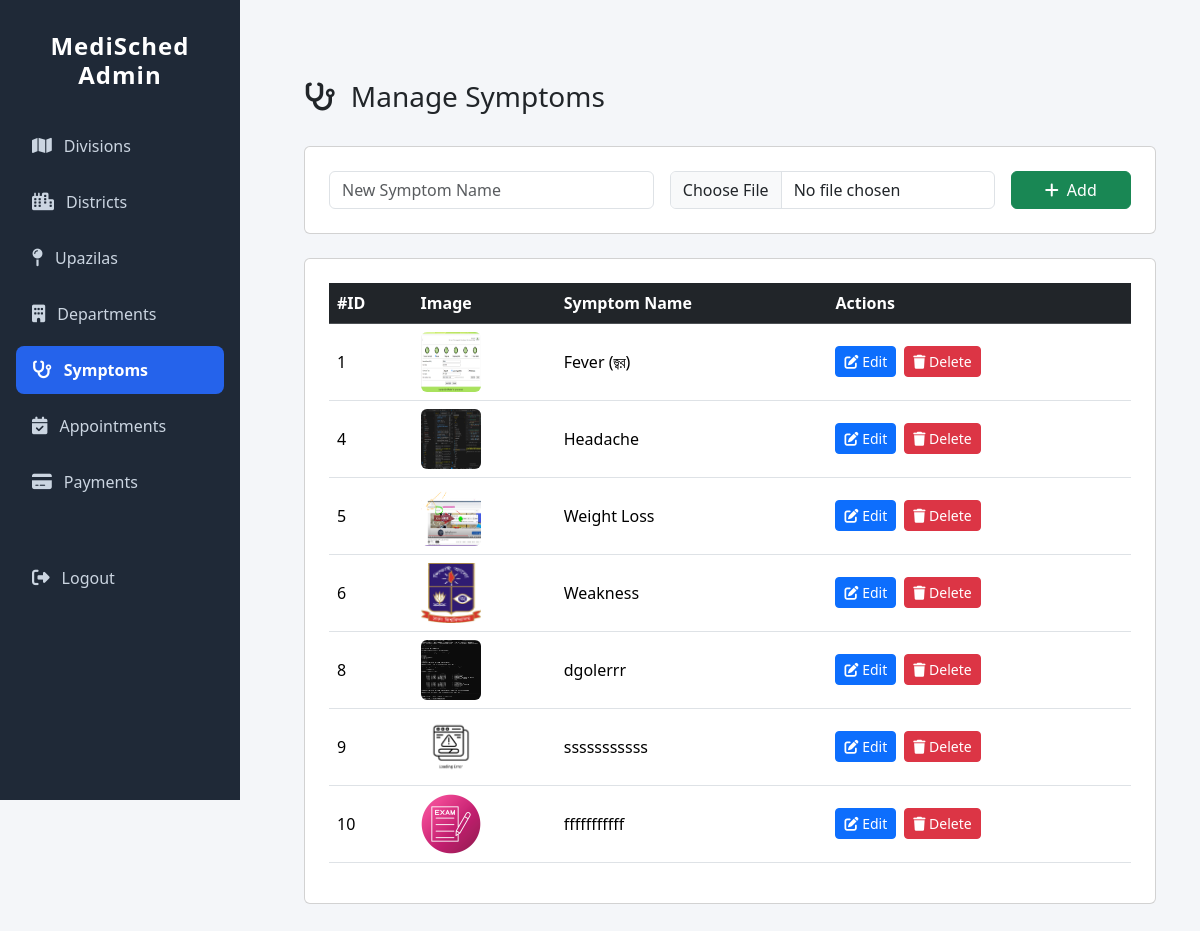
/adminapp/symptoms/, run on the app's committed database.
### adminapp/models.py (models this page shows, shortened)
class Symptom(models.Model):
    symptom_name = models.CharField(max_length=100, unique=True)
    symptom_image = models.ImageField(upload_to='symptoms/', blank=True, null=True)

### adminapp/views.py (the view)
# urls.py: path('symptoms/', views.symptom_list, name='symptom_list'),
def symptom_list(request):
    symptoms = Symptom.objects.all()
    return render(request, 'adminapp/symptom_list.html', {'symptoms': symptoms})

### adminapp/templates/adminapp/symptom_list.html (shortened to what this page needs)
{% extends 'adminapp/base_admin.html' %}
{% load static %}
{% block content %}
<div class="container mt-5">
  <div class="d-flex justify-content-between align-items-center mb-4">
    <h3><i class="fa-solid fa-stethoscope me-2"></i> Manage Symptoms</h3>
  </div>
  <div class="card p-4 mb-4">
    <form method="POST" action="{% url 'add_symptom' %}" class="row g-3" enctype="multipart/form-data">
      <div class="col-md-5">
        <input type="text" name="symptom_name" class="form-control" placeholder="New Symptom Name" required>
      </div>
      <div class="col-md-5">
        <input type="file" name="symptom_image" class="form-control" accept="image/*">
      </div>
      <div class="col-md-2 d-grid">
        <button class="btn btn-success"><i class="fa-solid fa-plus me-2"></i>Add</button>
      </div>
    </form>
  </div>
  <div class="card p-4">
    <div class="table-responsive">
      <table class="table table-hover align-middle">
        <thead class="table-dark">
          <tr>
            <th>#ID</th>
            <th>Image</th>
            <th>Symptom Name</th>
            <th>Actions</th>
          </tr>
        </thead>
        <tbody>
          {% for sym in symptoms %}
          <tr>
            <td>{{ sym.id }}</td>
            <td>
              {% if sym.symptom_image %}
              {% if sym.symptom_image %}
    <img src="{{ sym.symptom_image.url }}" alt="{{ sym.symptom_name }}" width="60" height="60" class="rounded">
{% else %}
    <img src="{% static 'img/no-image.png' %}" alt="No image" width="60" height="60" class="rounded">
{% endif %}
              {% else %}
                <span class="text-muted">No Image</span>
              {% endif %}
            </td>
            <td>{{ sym.symptom_name }}</td>
            <td>
              <div class="d-flex gap-2">
                <a href="{% url 'edit_symptom' sym.id %}" class="btn btn-primary btn-sm">
                  <i class="fa-solid fa-pen-to-square"></i> Edit
                </a>
                <a href="{% url 'delete_symptom' sym.id %}" class="btn btn-danger btn-sm">
                  <i class="fa-solid fa-trash"></i> Delete
                </a>
              </div>
            </td>
          </tr>
          {% empty %}
          <tr>
            <td colspan="4" class="text-center text-muted">No symptoms found. Add a new symptom above.</td>
          </tr>
          {% endfor %}
        </tbody>
      </table>
    </div>
  </div>
</div>
{% endblock %}

### adminapp/templates/adminapp/base_admin.html (style rules this page uses)
body { background-color: #f4f6f9; font-family: 'Segoe UI', Tahoma, Geneva, Verdana, sans-serif; }

### data on the page
Symptom: id "1", symptom_image (picture), symptom_name "Fever (জ্বর)"
Symptom: id "4", symptom_image (picture), symptom_name "Headache"
Symptom: id "5", symptom_image (picture), symptom_name "Weight Loss"
Symptom: id "6", symptom_image (picture), symptom_name "Weakness"
Symptom: id "8", symptom_image (picture), symptom_name "dgolerrr"
Symptom: id "9", symptom_image (picture), symptom_name "sssssssssss"
Symptom: id "10", symptom_image (picture), symptom_name "fffffffffff"
